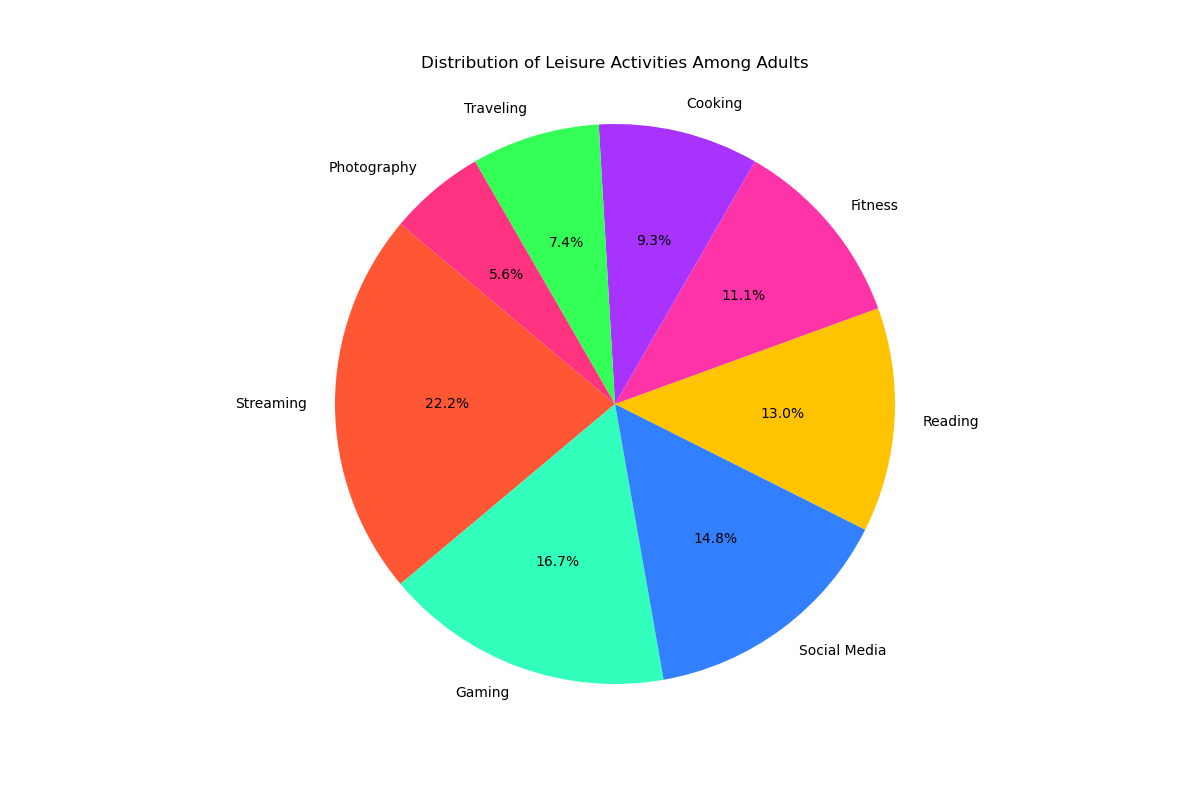

This figure's Python source:

import matplotlib.pyplot as plt

labels = 'Streaming', 'Gaming', 'Social Media', 'Reading', 'Fitness', 'Cooking', 'Traveling', 'Photography'
sizes = [120, 90, 80, 70, 60, 50, 40, 30]
colors = ['#FF5733', '#33FFBD', '#3380FF', '#FFC300', '#FF33A8', '#A833FF', '#33FF57', '#FF3380']

plt.figure(figsize=(12, 8))
plt.pie(sizes, labels=labels, colors=colors, autopct='%1.1f%%', startangle=140)

plt.title('Distribution of Leisure Activities Among Adults', pad=20)
plt.axis('equal')
plt.show()
